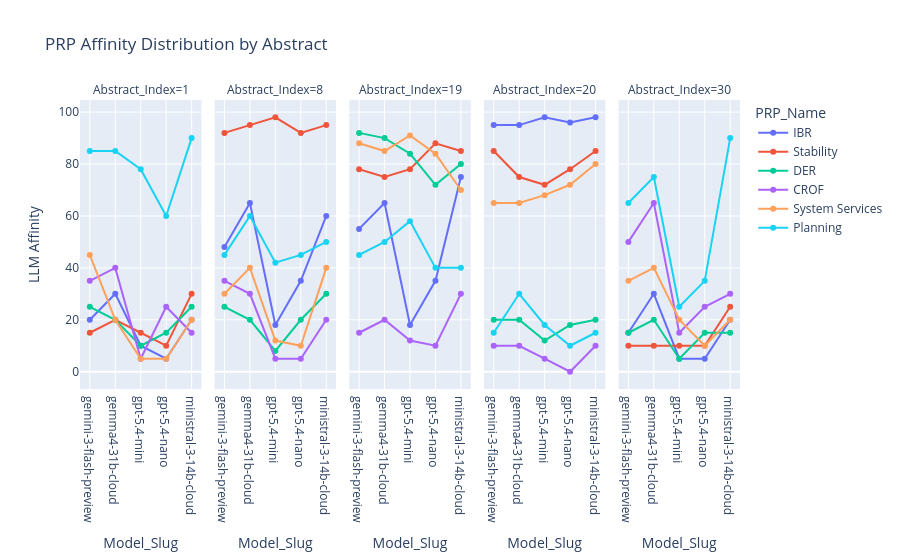

The code cell stored with this chart in its notebook:
### Code cell
fig = px.line(
    prp_df[prp_df['Abstract_Index'].isin([1,8,20, 19, 30])], #ra_df[ra_df['Abstract_Index'].isin([7,8,9])],
    # x='Abstract_Index',
    y='LLM_Affinity',
    # color='Model_Slug',
    # points='all',
    # hover_data='PRP_Name',
    # facet_row='PRP_Name',

    facet_col='Abstract_Index',
    color = 'PRP_Name',
    x = 'Model_Slug',
    title=f'PRP Affinity Distribution by Abstract',
    markers = True
 )
# fig.update_xaxes(range=[0.5,10.5])
fig.update_layout(yaxis_title='LLM Affinity')
# fig.update_xaxes(tickangle=45)
fig.show()

### Figure 1 — Plotly figure (JSON) as saved in the notebook; plotly's stock layout.template omitted (floating-point values rounded to 4 significant figures)
{"data": [{"hovertemplate": "PRP_Name=IBR<br>Abstract_Index=1<br>Model_Slug=%{x}<br>LLM_Affinity=%{y}<extra></extra>", "legendgroup": "IBR", "line": {"color": "#636efa", "dash": "solid"}, "marker": {"symbol": "circle"}, "mode": "lines+markers", "name": "IBR", "orientation": "v", "showlegend": true, "type": "scatter", "x": ["gemini-3-flash-preview", "gemma4-31b-cloud", "gpt-5.4-mini", "gpt-5.4-nano", "ministral-3-14b-cloud"], "xaxis": "x", "y": [20.0, 30.0, 10.0, 5.0, 20.0], "yaxis": "y"}, {"hovertemplate": "PRP_Name=IBR<br>Abstract_Index=8<br>Model_Slug=%{x}<br>LLM_Affinity=%{y}<extra></extra>", "legendgroup": "IBR", "line": {"color": "#636efa", "dash": "solid"}, "marker": {"symbol": "circle"}, "mode": "lines+markers", "name": "IBR", "orientation": "v", "showlegend": false, "type": "scatter", "x": ["gemini-3-flash-preview", "gemma4-31b-cloud", "gpt-5.4-mini", "gpt-5.4-nano", "ministral-3-14b-cloud"], "xaxis": "x2", "y": [48.0, 65.0, 18.0, 35.0, 60.0], "yaxis": "y2"}, {"hovertemplate": "PRP_Name=IBR<br>Abstract_Index=19<br>Model_Slug=%{x}<br>LLM_Affinity=%{y}<extra></extra>", "legendgroup": "IBR", "line": {"color": "#636efa", "dash": "solid"}, "marker": {"symbol": "circle"}, "mode": "lines+markers", "name": "IBR", "orientation": "v", "showlegend": false, "type": "scatter", "x": ["gemini-3-flash-preview", "gemma4-31b-cloud", "gpt-5.4-mini", "gpt-5.4-nano", "ministral-3-14b-cloud"], "xaxis": "x3", "y": [55.0, 65.0, 18.0, 35.0, 75.0], "yaxis": "y3"}, {"hovertemplate": "PRP_Name=IBR<br>Abstract_Index=20<br>Model_Slug=%{x}<br>LLM_Affinity=%{y}<extra></extra>", "legendgroup": "IBR", "line": {"color": "#636efa", "dash": "solid"}, "marker": {"symbol": "circle"}, "mode": "lines+markers", "name": "IBR", "orientation": "v", "showlegend": false, "type": "scatter", "x": ["gemini-3-flash-preview", "gemma4-31b-cloud", "gpt-5.4-mini", "gpt-5.4-nano", "ministral-3-14b-cloud"], "xaxis": "x4", "y": [95.0, 95.0, 98.0, 96.0, 98.0], "yaxis": "y4"}, {"hovertemplate": "PRP_Name=IBR<br>Abstract_Index=30<br>Model_Slug=%{x}<br>LLM_Affinity=%{y}<extra></extra>", "legendgroup": "IBR", "line": {"color": "#636efa", "dash": "solid"}, "marker": {"symbol": "circle"}, "mode": "lines+markers", "name": "IBR", "orientation": "v", "showlegend": false, "type": "scatter", "x": ["gemini-3-flash-preview", "gemma4-31b-cloud", "gpt-5.4-mini", "gpt-5.4-nano", "ministral-3-14b-cloud"], "xaxis": "x5", "y": [15.0, 30.0, 5.0, 5.0, 20.0], "yaxis": "y5"}, {"hovertemplate": "PRP_Name=Stability<br>Abstract_Index=1<br>Model_Slug=%{x}<br>LLM_Affinity=%{y}<extra></extra>", "legendgroup": "Stability", "line": {"color": "#EF553B", "dash": "solid"}, "marker": {"symbol": "circle"}, "mode": "lines+markers", "name": "Stability", "orientation": "v", "showlegend": true, "type": "scatter", "x": ["gemini-3-flash-preview", "gemma4-31b-cloud", "gpt-5.4-mini", "gpt-5.4-nano", "ministral-3-14b-cloud"], "xaxis": "x", "y": [15.0, 20.0, 15.0, 10.0, 30.0], "yaxis": "y"}, {"hovertemplate": "PRP_Name=Stability<br>Abstract_Index=8<br>Model_Slug=%{x}<br>LLM_Affinity=%{y}<extra></extra>", "legendgroup": "Stability", "line": {"color": "#EF553B", "dash": "solid"}, "marker": {"symbol": "circle"}, "mode": "lines+markers", "name": "Stability", "orientation": "v", "showlegend": false, "type": "scatter", "x": ["gemini-3-flash-preview", "gemma4-31b-cloud", "gpt-5.4-mini", "gpt-5.4-nano", "ministral-3-14b-cloud"], "xaxis": "x2", "y": [92.0, 95.0, 98.0, 92.0, 95.0], "yaxis": "y2"}, {"hovertemplate": "PRP_Name=Stability<br>Abstract_Index=19<br>Model_Slug=%{x}<br>LLM_Affinity=%{y}<extra></extra>", "legendgroup": "Stability", "line": {"color": "#EF553B", "dash": "solid"}, "marker": {"symbol": "circle"}, "mode": "lines+markers", "name": "Stability", "orientation": "v", "showlegend": false, "type": "scatter", "x": ["gemini-3-flash-preview", "gemma4-31b-cloud", "gpt-5.4-mini", "gpt-5.4-nano", "ministral-3-14b-cloud"], "xaxis": "x3", "y": [78.0, 75.0, 78.0, 88.0, 85.0], "yaxis": "y3"}, {"hovertemplate": "PRP_Name=Stability<br>Abstract_Index=20<br>Model_Slug=%{x}<br>LLM_Affinity=%{y}<extra></extra>", "legendgroup": "Stability", "line": {"color": "#EF553B", "dash": "solid"}, "marker": {"symbol": "circle"}, "mode": "lines+markers", "name": "Stability", "orientation": "v", "showlegend": false, "type": "scatter", "x": ["gemini-3-flash-preview", "gemma4-31b-cloud", "gpt-5.4-mini", "gpt-5.4-nano", "ministral-3-14b-cloud"], "xaxis": "x4", "y": [85.0, 75.0, 72.0, 78.0, 85.0], "yaxis": "y4"}, {"hovertemplate": "PRP_Name=Stability<br>Abstract_Index=30<br>Model_Slug=%{x}<br>LLM_Affinity=%{y}<extra></extra>", "legendgroup": "Stability", "line": {"color": "#EF553B", "dash": "solid"}, "marker": {"symbol": "circle"}, "mode": "lines+markers", "name": "Stability", "orientation": "v", "showlegend": false, "type": "scatter", "x": ["gemini-3-flash-preview", "gemma4-31b-cloud", "gpt-5.4-mini", "gpt-5.4-nano", "ministral-3-14b-cloud"], "xaxis": "x5", "y": [10.0, 10.0, 10.0, 10.0, 25.0], "yaxis": "y5"}, {"hovertemplate": "PRP_Name=DER<br>Abstract_Index=1<br>Model_Slug=%{x}<br>LLM_Affinity=%{y}<extra></extra>", "legendgroup": "DER", "line": {"color": "#00cc96", "dash": "solid"}, "marker": {"symbol": "circle"}, "mode": "lines+markers", "name": "DER", "orientation": "v", "showlegend": true, "type": "scatter", "x": ["gemini-3-flash-preview", "gemma4-31b-cloud", "gpt-5.4-mini", "gpt-5.4-nano", "ministral-3-14b-cloud"], "xaxis": "x", "y": [25.0, 20.0, 10.0, 15.0, 25.0], "yaxis": "y"}, {"hovertemplate": "PRP_Name=DER<br>Abstract_Index=8<br>Model_Slug=%{x}<br>LLM_Affinity=%{y}<extra></extra>", "legendgroup": "DER", "line": {"color": "#00cc96", "dash": "solid"}, "marker": {"symbol": "circle"}, "mode": "lines+markers", "name": "DER", "orientation": "v", "showlegend": false, "type": "scatter", "x": ["gemini-3-flash-preview", "gemma4-31b-cloud", "gpt-5.4-mini", "gpt-5.4-nano", "ministral-3-14b-cloud"], "xaxis": "x2", "y": [25.0, 20.0, 8.0, 20.0, 30.0], "yaxis": "y2"}, {"hovertemplate": "PRP_Name=DER<br>Abstract_Index=19<br>Model_Slug=%{x}<br>LLM_Affinity=%{y}<extra></extra>", "legendgroup": "DER", "line": {"color": "#00cc96", "dash": "solid"}, "marker": {"symbol": "circle"}, "mode": "lines+markers", "name": "DER", "orientation": "v", "showlegend": false, "type": "scatter", "x": ["gemini-3-flash-preview", "gemma4-31b-cloud", "gpt-5.4-mini", "gpt-5.4-nano", "ministral-3-14b-cloud"], "xaxis": "x3", "y": [92.0, 90.0, 84.0, 72.0, 80.0], "yaxis": "y3"}, {"hovertemplate": "PRP_Name=DER<br>Abstract_Index=20<br>Model_Slug=%{x}<br>LLM_Affinity=%{y}<extra></extra>", "legendgroup": "DER", "line": {"color": "#00cc96", "dash": "solid"}, "marker": {"symbol": "circle"}, "mode": "lines+markers", "name": "DER", "orientation": "v", "showlegend": false, "type": "scatter", "x": ["gemini-3-flash-preview", "gemma4-31b-cloud", "gpt-5.4-mini", "gpt-5.4-nano", "ministral-3-14b-cloud"], "xaxis": "x4", "y": [20.0, 20.0, 12.0, 18.0, 20.0], "yaxis": "y4"}, {"hovertemplate": "PRP_Name=DER<br>Abstract_Index=30<br>Model_Slug=%{x}<br>LLM_Affinity=%{y}<extra></extra>", "legendgroup": "DER", "line": {"color": "#00cc96", "dash": "solid"}, "marker": {"symbol": "circle"}, "mode": "lines+markers", "name": "DER", "orientation": "v", "showlegend": false, "type": "scatter", "x": ["gemini-3-flash-preview", "gemma4-31b-cloud", "gpt-5.4-mini", "gpt-5.4-nano", "ministral-3-14b-cloud"], "xaxis": "x5", "y": [15.0, 20.0, 5.0, 15.0, 15.0], "yaxis": "y5"}, {"hovertemplate": "PRP_Name=CROF<br>Abstract_Index=1<br>Model_Slug=%{x}<br>LLM_Affinity=%{y}<extra></extra>", "legendgroup": "CROF", "line": {"color": "#ab63fa", "dash": "solid"}, "marker": {"symbol": "circle"}, "mode": "lines+markers", "name": "CROF", "orientation": "v", "showlegend": true, "type": "scatter", "x": ["gemini-3-flash-preview", "gemma4-31b-cloud", "gpt-5.4-mini", "gpt-5.4-nano", "ministral-3-14b-cloud"], "xaxis": "x", "y": [35.0, 40.0, 5.0, 25.0, 15.0], "yaxis": "y"}, {"hovertemplate": "PRP_Name=CROF<br>Abstract_Index=8<br>Model_Slug=%{x}<br>LLM_Affinity=%{y}<extra></extra>", "legendgroup": "CROF", "line": {"color": "#ab63fa", "dash": "solid"}, "marker": {"symbol": "circle"}, "mode": "lines+markers", "name": "CROF", "orientation": "v", "showlegend": false, "type": "scatter", "x": ["gemini-3-flash-preview", "gemma4-31b-cloud", "gpt-5.4-mini", "gpt-5.4-nano", "ministral-3-14b-cloud"], "xaxis": "x2", "y": [35.0, 30.0, 5.0, 5.0, 20.0], "yaxis": "y2"}, {"hovertemplate": "PRP_Name=CROF<br>Abstract_Index=19<br>Model_Slug=%{x}<br>LLM_Affinity=%{y}<extra></extra>", "legendgroup": "CROF", "line": {"color": "#ab63fa", "dash": "solid"}, "marker": {"symbol": "circle"}, "mode": "lines+markers", "name": "CROF", "orientation": "v", "showlegend": false, "type": "scatter", "x": ["gemini-3-flash-preview", "gemma4-31b-cloud", "gpt-5.4-mini", "gpt-5.4-nano", "ministral-3-14b-cloud"], "xaxis": "x3", "y": [15.0, 20.0, 12.0, 10.0, 30.0], "yaxis": "y3"}, {"hovertemplate": "PRP_Name=CROF<br>Abstract_Index=20<br>Model_Slug=%{x}<br>LLM_Affinity=%{y}<extra></extra>", "legendgroup": "CROF", "line": {"color": "#ab63fa", "dash": "solid"}, "marker": {"symbol": "circle"}, "mode": "lines+markers", "name": "CROF", "orientation": "v", "showlegend": false, "type": "scatter", "x": ["gemini-3-flash-preview", "gemma4-31b-cloud", "gpt-5.4-mini", "gpt-5.4-nano", "ministral-3-14b-cloud"], "xaxis": "x4", "y": [10.0, 10.0, 5.0, 0.0, 10.0], "yaxis": "y4"}, {"hovertemplate": "PRP_Name=CROF<br>Abstract_Index=30<br>Model_Slug=%{x}<br>LLM_Affinity=%{y}<extra></extra>", "legendgroup": "CROF", "line": {"color": "#ab63fa", "dash": "solid"}, "marker": {"symbol": "circle"}, "mode": "lines+markers", "name": "CROF", "orientation": "v", "showlegend": false, "type": "scatter", "x": ["gemini-3-flash-preview", "gemma4-31b-cloud", "gpt-5.4-mini", "gpt-5.4-nano", "ministral-3-14b-cloud"], "xaxis": "x5", "y": [50.0, 65.0, 15.0, 25.0, 30.0], "yaxis": "y5"}, {"hovertemplate": "PRP_Name=System Services<br>Abstract_Index=1<br>Model_Slug=%{x}<br>LLM_Affinity=%{y}<extra></extra>", "legendgroup": "System Services", "line": {"color": "#FFA15A", "dash": "solid"}, "marker": {"symbol": "circle"}, "mode": "lines+markers", "name": "System Services", "orientation": "v", "showlegend": true, "type": "scatter", "x": ["gemini-3-flash-preview", "gemma4-31b-cloud", "gpt-5.4-mini", "gpt-5.4-nano", "ministral-3-14b-cloud"], "xaxis": "x", "y": [45.0, 20.0, 5.0, 5.0, 20.0], "yaxis": "y"}, {"hovertemplate": "PRP_Name=System Services<br>Abstract_Index=8<br>Model_Slug=%{x}<br>LLM_Affinity=%{y}<extra></extra>", "legendgroup": "System Services", "line": {"color": "#FFA15A", "dash": "solid"}, "marker": {"symbol": "circle"}, "mode": "lines+markers", "name": "System Services", "orientation": "v", "showlegend": false, "type": "scatter", "x": ["gemini-3-flash-preview", "gemma4-31b-cloud", "gpt-5.4-mini", "gpt-5.4-nano", "ministral-3-14b-cloud"], "xaxis": "x2", "y": [30.0, 40.0, 12.0, 10.0, 40.0], "yaxis": "y2"}, {"hovertemplate": "PRP_Name=System Services<br>Abstract_Index=19<br>Model_Slug=%{x}<br>LLM_Affinity=%{y}<extra></extra>", "legendgroup": "System Services", "line": {"color": "#FFA15A", "dash": "solid"}, "marker": {"symbol": "circle"}, "mode": "lines+markers", "name": "System Services", "orientation": "v", "showlegend": false, "type": "scatter", "x": ["gemini-3-flash-preview", "gemma4-31b-cloud", "gpt-5.4-mini", "gpt-5.4-nano", "ministral-3-14b-cloud"], "xaxis": "x3", "y": [88.0, 85.0, 91.0, 84.0, 70.0], "yaxis": "y3"}, {"hovertemplate": "PRP_Name=System Services<br>Abstract_Index=20<br>Model_Slug=%{x}<br>LLM_Affinity=%{y}<extra></extra>", "legendgroup": "System Services", "line": {"color": "#FFA15A", "dash": "solid"}, "marker": {"symbol": "circle"}, "mode": "lines+markers", "name": "System Services", "orientation": "v", "showlegend": false, "type": "scatter", "x": ["gemini-3-flash-preview", "gemma4-31b-cloud", "gpt-5.4-mini", "gpt-5.4-nano", "ministral-3-14b-cloud"], "xaxis": "x4", "y": [65.0, 65.0, 68.0, 72.0, 80.0], "yaxis": "y4"}, {"hovertemplate": "PRP_Name=System Services<br>Abstract_Index=30<br>Model_Slug=%{x}<br>LLM_Affinity=%{y}<extra></extra>", "legendgroup": "System Services", "line": {"color": "#FFA15A", "dash": "solid"}, "marker": {"symbol": "circle"}, "mode": "lines+markers", "name": "System Services", "orientation": "v", "showlegend": false, "type": "scatter", "x": ["gemini-3-flash-preview", "gemma4-31b-cloud", "gpt-5.4-mini", "gpt-5.4-nano", "ministral-3-14b-cloud"], "xaxis": "x5", "y": [35.0, 40.0, 20.0, 10.0, 20.0], "yaxis": "y5"}, {"hovertemplate": "PRP_Name=Planning<br>Abstract_Index=1<br>Model_Slug=%{x}<br>LLM_Affinity=%{y}<extra></extra>", "legendgroup": "Planning", "line": {"color": "#19d3f3", "dash": "solid"}, "marker": {"symbol": "circle"}, "mode": "lines+markers", "name": "Planning", "orientation": "v", "showlegend": true, "type": "scatter", "x": ["gemini-3-flash-preview", "gemma4-31b-cloud", "gpt-5.4-mini", "gpt-5.4-nano", "ministral-3-14b-cloud"], "xaxis": "x", "y": [85.0, 85.0, 78.0, 60.0, 90.0], "yaxis": "y"}, {"hovertemplate": "PRP_Name=Planning<br>Abstract_Index=8<br>Model_Slug=%{x}<br>LLM_Affinity=%{y}<extra></extra>", "legendgroup": "Planning", "line": {"color": "#19d3f3", "dash": "solid"}, "marker": {"symbol": "circle"}, "mode": "lines+markers", "name": "Planning", "orientation": "v", "showlegend": false, "type": "scatter", "x": ["gemini-3-flash-preview", "gemma4-31b-cloud", "gpt-5.4-mini", "gpt-5.4-nano", "ministral-3-14b-cloud"], "xaxis": "x2", "y": [45.0, 60.0, 42.0, 45.0, 50.0], "yaxis": "y2"}, {"hovertemplate": "PRP_Name=Planning<br>Abstract_Index=19<br>Model_Slug=%{x}<br>LLM_Affinity=%{y}<extra></extra>", "legendgroup": "Planning", "line": {"color": "#19d3f3", "dash": "solid"}, "marker": {"symbol": "circle"}, "mode": "lines+markers", "name": "Planning", "orientation": "v", "showlegend": false, "type": "scatter", "x": ["gemini-3-flash-preview", "gemma4-31b-cloud", "gpt-5.4-mini", "gpt-5.4-nano", "ministral-3-14b-cloud"], "xaxis": "x3", "y": [45.0, 50.0, 58.0, 40.0, 40.0], "yaxis": "y3"}, {"hovertemplate": "PRP_Name=Planning<br>Abstract_Index=20<br>Model_Slug=%{x}<br>LLM_Affinity=%{y}<extra></extra>", "legendgroup": "Planning", "line": {"color": "#19d3f3", "dash": "solid"}, "marker": {"symbol": "circle"}, "mode": "lines+markers", "name": "Planning", "orientation": "v", "showlegend": false, "type": "scatter", "x": ["gemini-3-flash-preview", "gemma4-31b-cloud", "gpt-5.4-mini", "gpt-5.4-nano", "ministral-3-14b-cloud"], "xaxis": "x4", "y": [15.0, 30.0, 18.0, 10.0, 15.0], "yaxis": "y4"}, {"hovertemplate": "PRP_Name=Planning<br>Abstract_Index=30<br>Model_Slug=%{x}<br>LLM_Affinity=%{y}<extra></extra>", "legendgroup": "Planning", "line": {"color": "#19d3f3", "dash": "solid"}, "marker": {"symbol": "circle"}, "mode": "lines+markers", "name": "Planning", "orientation": "v", "showlegend": false, "type": "scatter", "x": ["gemini-3-flash-preview", "gemma4-31b-cloud", "gpt-5.4-mini", "gpt-5.4-nano", "ministral-3-14b-cloud"], "xaxis": "x5", "y": [65.0, 75.0, 25.0, 35.0, 90.0], "yaxis": "y5"}], "layout": {"annotations": [{"font": {}, "showarrow": false, "text": "Abstract_Index=1", "x": 0.092, "xanchor": "center", "xref": "paper", "y": 1, "yanchor": "bottom", "yref": "paper"}, {"font": {}, "showarrow": false, "text": "Abstract_Index=8", "x": 0.296, "xanchor": "center", "xref": "paper", "y": 1, "yanchor": "bottom", "yref": "paper"}, {"font": {}, "showarrow": false, "text": "Abstract_Index=19", "x": 0.5, "xanchor": "center", "xref": "paper", "y": 1, "yanchor": "bottom", "yref": "paper"}, {"font": {}, "showarrow": false, "text": "Abstract_Index=20", "x": 0.704, "xanchor": "center", "xref": "paper", "y": 1, "yanchor": "bottom", "yref": "paper"}, {"font": {}, "showarrow": false, "text": "Abstract_Index=30", "x": 0.908, "xanchor": "center", "xref": "paper", "y": 1, "yanchor": "bottom", "yref": "paper"}], "legend": {"title": {"text": "PRP_Name"}, "tracegroupgap": 0}, "title": {"text": "PRP Affinity Distribution by Abstract"}, "xaxis": {"anchor": "y", "domain": [0, 0.184], "title": {"text": "Model_Slug"}}, "xaxis2": {"anchor": "y2", "domain": [0.204, 0.388], "matches": "x", "title": {"text": "Model_Slug"}}, "xaxis3": {"anchor": "y3", "domain": [0.408, 0.592], "matches": "x", "title": {"text": "Model_Slug"}}, "xaxis4": {"anchor": "y4", "domain": [0.612, 0.796], "matches": "x", "title": {"text": "Model_Slug"}}, "xaxis5": {"anchor": "y5", "domain": [0.816, 1], "matches": "x", "title": {"text": "Model_Slug"}}, "yaxis": {"anchor": "x", "domain": [0, 1], "title": {"text": "LLM Affinity"}}, "yaxis2": {"anchor": "x2", "domain": [0, 1], "matches": "y", "showticklabels": false}, "yaxis3": {"anchor": "x3", "domain": [0, 1], "matches": "y", "showticklabels": false}, "yaxis4": {"anchor": "x4", "domain": [0, 1], "matches": "y", "showticklabels": false}, "yaxis5": {"anchor": "x5", "domain": [0, 1], "matches": "y", "showticklabels": false}}}
